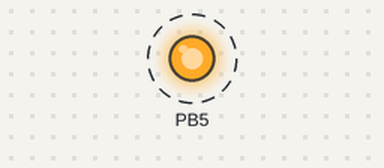
Simulated run of this program. Board: ATmega328P, built with avr-gcc and emulated at 16 MHz. On the bench: output pins drawn as LEDs (lit = HIGH). Dashed ring = blinking.

Above: at 0.5 s.
Timing chart, 0 to 4.6 s (numbered marks = the images above):
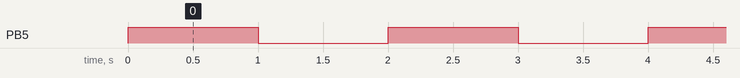

The program:

main.c
```c
/*
 * AVR timer.c
 *
 * Created: 6/9/2026 10:57:41 AM
 * Author : ASUS
 */
#define F_CPU 16000000UL
#include <avr/io.h>
#include <util/delay.h>

void delay()
{
TCCR0A&=~(1<<WGM00);
TCCR0A&=~(1<<WGM01);
TCCR0B&=~(1<<CS02);
TCCR0B&=~(1<<CS01);
TCCR0B |=(1<<CS00);
for(uint16_t i=0;i<62500;i++){
while(!(TIFR0 &(1<<TOV0)));
TIFR0 |=(1<<TOV0);
}
}


int main(void)
{
DDRB|=(1<<DDB5);
while (1)
{
PORTB|=(1<<PB5);
delay();
PORTB&=~(1<<PB5);
delay();
}
}
```

Measured:
- by itself, PB5: alternates HIGH for 1.0 s and LOW for 1.0 s
